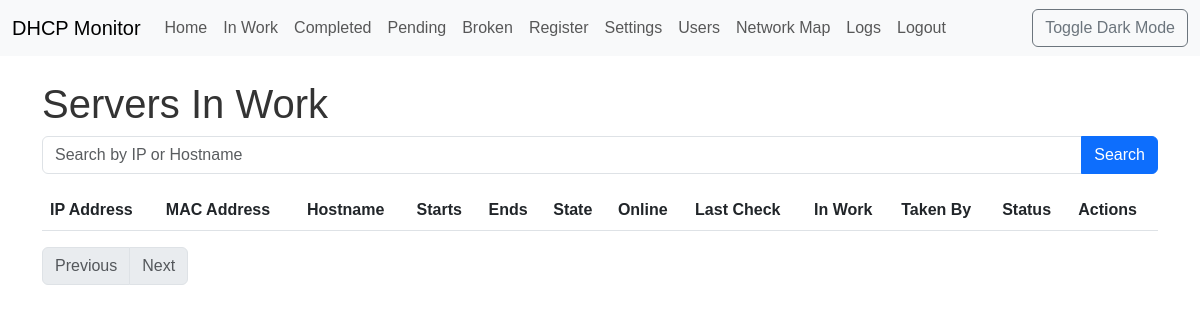
The app's page /in_work (signed in), older data.
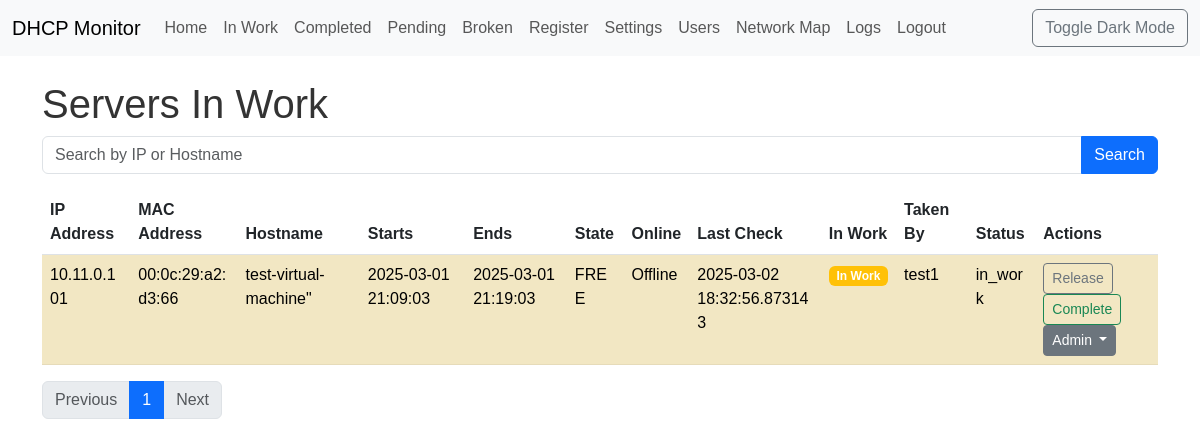
The same page, newer data.
### app/models.py (models this page shows, shortened)
class Lease(db.Model):
    __tablename__ = 'leases'
    id = db.Column(db.Integer, primary_key=True)
    ip = db.Column(db.String(15), unique=True, index=True, nullable=False)
    mac = db.Column(db.String(17), index=True, nullable=False)
    hostname = db.Column(db.String(255), index=True)
    starts = db.Column(db.DateTime)
    ends = db.Column(db.DateTime)
    binding_state = db.Column(db.String(64), index=True, nullable=False)
    uid = db.Column(db.String(255))
    is_online = db.Column(db.Boolean, default=False)
    last_check = db.Column(db.DateTime)
    in_work = db.Column(db.Boolean, default=False)
    taken_by_id = db.Column(db.Integer, db.ForeignKey('users.id'), index=True)
    status = db.Column(
        db.Enum(LeaseStatus),
        nullable=False,
        server_default=LeaseStatus.ACTIVE
    )
    server_id = db.Column(db.Integer, db.ForeignKey('servers.id'))
    status_history = db.relationship(
        'LeaseStatusHistory',
        backref='lease_obj',
        lazy='dynamic',
        order_by='desc(LeaseStatusHistory.timestamp)',
        overlaps="status_history,lease_obj"  #  <--  ДОБАВИТЬ overlaps
    )

class User(UserMixin, db.Model):
    __tablename__ = 'users'
    id = db.Column(db.Integer, primary_key=True)
    username = db.Column(db.String(64), unique=True, index=True, nullable=False)
    password_hash = db.Column(db.String(128), nullable=False)
    role = db.Column(db.String(64), nullable=False, default='tester')  # 'admin', 'tester'
    first_name = db.Column(db.String(64))
    last_name = db.Column(db.String(64))
    last_seen = db.Column(db.DateTime, default=datetime.utcnow)
    leases = db.relationship('Lease', backref='taken_user', lazy='dynamic', foreign_keys='Lease.taken_by_id')
    groups = db.relationship('Group', secondary=user_groups, lazy='subquery',
                            backref=db.backref('users', lazy=True)) # Связь с группами
    journal_entries = db.relationship('Journal', back_populates='user', lazy='dynamic')

### app/views.py (the view, shortened to what this page needs)
@main.route('/in_work')
@login_required
def in_work():
    search_query = request.args.get('q', '')
    page = request.args.get('page', 1, type=int)
    per_page = 10
    if current_user.role == 'admin':
        if search_query:
            leases = Lease.query.filter(
                Lease.status == LeaseStatus.IN_WORK,
                or_(Lease.ip.contains(search_query), Lease.hostname.contains(search_query))
            ).order_by(Lease.ip).paginate(page=page, per_page=per_page, error_out=False)
        else:
            leases = Lease.query.filter(Lease.status == LeaseStatus.IN_WORK).order_by(Lease.ip).paginate(page=page, per_page=per_page, error_out=False)
    return render_template('in_work.html', leases=leases, search_query=search_query)

### app/models.py (called while the page is built)
@login_manager.user_loader
def load_user(user_id):
    return User.query.get(int(user_id))

### app/templates/in_work.html (shortened to what the changed rows need)
{% extends "base.html" %}
{% block content %}
    <h1>Servers In Work</h1>
    <table class="table table-striped" id="leases-table">
    <thead>
      <tr>
        <th>IP Address</th>
        <th>MAC Address</th>
        <th>Hostname</th>
        <th>Starts</th>
        <th>Ends</th>
        <th>State</th>
        <th>Online</th>
        <th>Last Check</th>
        <th>In Work</th>
        <th>Taken By</th>
        <th>Status</th>
        <th>Actions</th>
      </tr>
    </thead>
     <tbody>
            {% for lease in leases.items %}
                <tr {% if lease.in_work %}class="table-warning"{% endif %}>
                    <td>{{ lease.ip }}</td>
                    <td>{{ lease.mac }}</td>
                    <td>{{ lease.hostname|d('N/A') }}</td>
                    <td>{{ lease.starts|d('N/A') }}</td>
                    <td>{{ lease.ends|d('N/A') }}</td>
                    <td>{{ lease.binding_state }}</td>
                    <td>{{ "Online" if lease.is_online else "Offline" }}</td>
                    <td>{{ lease.last_check|d('N/A') }}</td>
                    <td>
                        {% if lease.in_work %}
                            <span class="badge bg-warning">In Work</span>
                        {% else %}
                            <span class="badge bg-secondary">Not In Work</span>
                        {% endif %}
                    </td>
                    <td>{{ lease.taken_user.username if lease.taken_user else '' }}</td>
                    <td>{{ lease.status.value }}</td>
                    <td>
                    {% if lease.status.value == 'in_work' and (lease.taken_by_id == current_user.id or current_user.role == 'admin') %}
                        <button class="btn btn-sm btn-outline-secondary release-btn" data-url="{{ url_for('api.release_lease', lease_id=lease.id) }}">Release</button>
                        <button class="btn btn-sm btn-outline-success complete-btn" data-url="{{ url_for('api.complete_lease', lease_id=lease.id) }}">Complete</button>
                    {% endif %}
                    {% if current_user.role == 'admin' %}
                        <div class="dropdown">
                            <button class="btn btn-sm btn-secondary dropdown-toggle" type="button" data-bs-toggle="dropdown">
                                Admin
                            </button>
                        </div>
                    {% endif %}
                    </td>
                </tr>
            {% endfor %}
        </tbody>
    </table>
  <nav>
        <ul class="pagination">
            {% for page_num in leases.iter_pages() %}
                {% if page_num %}
                    {% if page_num == leases.page %}
                        <li class="page-item active"><a class="page-link" href="#">{{ page_num }}</a></li>
                    {% else %}
                        <li class="page-item"><a class="page-link" href="{{ url_for('main.in_work', page=page_num, q=search_query) }}">{{ page_num }}</a></li>
                    {% endif %}
                {% else %}
                    <li class="page-item disabled"><a class="page-link" href="#">...</a></li>
                {% endif %}
            {% endfor %}
        </ul>
    </nav>
{% endblock %}

Row changes from the older to the newer data that the page shows:
now on this page (row edited): Lease: ip "10.11.0.101", mac "00:0c:29:a2:d3:66", hostname|d "test-virtual-machine\"", starts|d "2025-03-01 21:09:03", ends|d "2025-03-01 21:19:03", binding_state "FREE", is_online "Offline", last_check|d "2025-03-02 18:32:56.873143", in_work "In Work", taken_user "test1", status.value "in_work"
Text that changed along with them:
new list line: "1"
